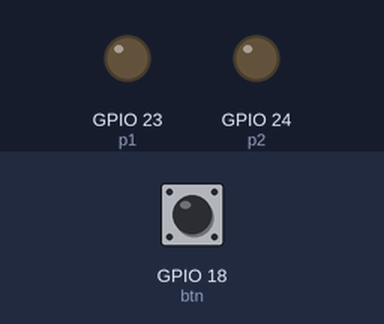
A program run on a simulated Raspberry Pi (BCM pin numbers). Shown: output pins drawn as LEDs (lit = HIGH). Inputs (shaded band) come from the test bench; at power-on: GPIO 18 (btn) LOW.

Above: at 1.2 s.
1.3 s: GPIO 18 (btn) pulled HIGH for 0.15 s
At 2.0 s:
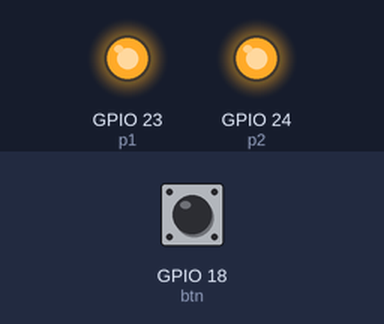
2.9 s: GPIO 18 (btn) pulled HIGH for 1 s
At 4.4 s:
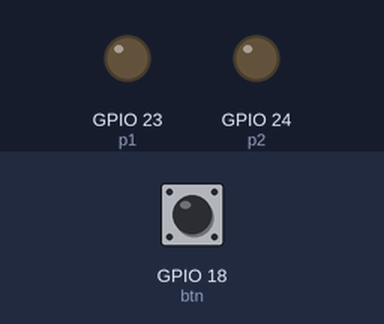
5.4 s: GPIO 18 (btn) pulled HIGH for 3.2 s
At 6.3 s:
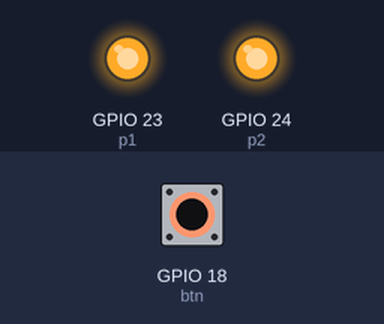
Timing chart, 0 to 8.4 s (numbered marks = the images above; inputs shaded):
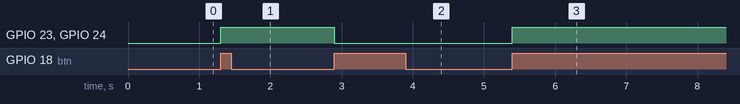

The program:

interrupt_ex.py
```python
import RPi.GPIO as g
g.setmode(g.BCM)

ledS = False
ledC = False

def press(channel):
    global ledS
    global ledC
    ledS = not ledS
    ledC = True

btn = 18
p1 = 23
p2 = 24

g.setup(btn, g.IN)
g.setup(p1, g.OUT)
g.setup(p2, g.OUT)

g.add_event_detect(btn, g.RISING)
g.add_event_callback(btn, press)

try:
    while True:
        if ledC:
            ledC = False
            g.output(p1, ledS)
            g.output(p2, ledS)

except KeyboardInterrupt:
    pass

g.cleanup()
```

Measured:
- after the input at 1.3 s, GPIO 23 (p1), GPIO 24 (p2): LOW → HIGH at once
- after the input at 2.9 s, GPIO 23 (p1), GPIO 24 (p2): HIGH → LOW at once
- after the input at 5.4 s, GPIO 23 (p1), GPIO 24 (p2): LOW → HIGH at once
